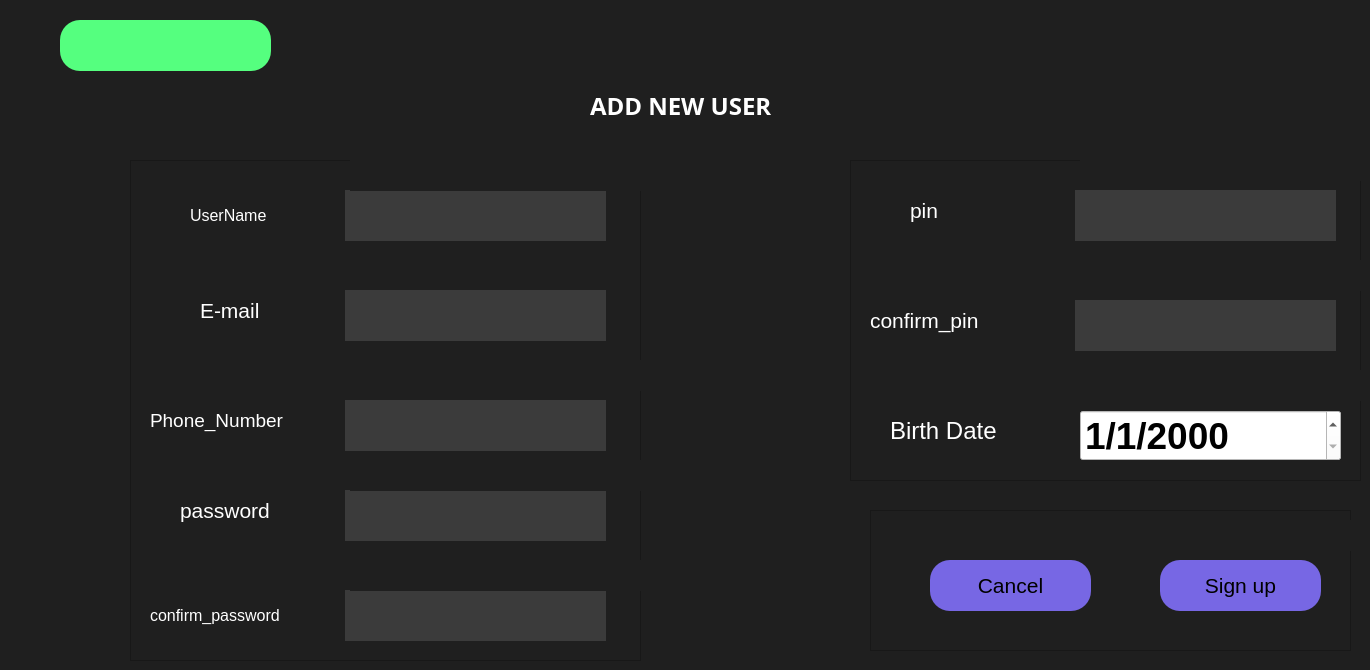
    <widget class="QWidget" name="page_2">
     <property name="styleSheet">
      <string notr="true">background-color: rgb(31, 31, 31);</string>
     </property>
     <widget class="QFrame" name="frame_4">
      <property name="geometry">
       <rect>
        <x>130</x>
        <y>160</y>
        <width>511</width>
        <height>501</height>
       </rect>
      </property>
      <property name="autoFillBackground">
       <bool>false</bool>
      </property>
      <property name="styleSheet">
       <string notr="true"/>
      </property>
      <property name="frameShape">
       <enum>QFrame::StyledPanel</enum>
      </property>
      <property name="frameShadow">
       <enum>QFrame::Raised</enum>
      </property>
      <widget class="QLineEdit" name="lineEdit_UserName_5">
       <property name="geometry">
        <rect>
         <x>210</x>
         <y>30</y>
         <width>271</width>
         <height>51</height>
        </rect>
       </property>
       <property name="font">
        <font>
         <family>Arial</family>
         <pointsize>18</pointsize>
         <bold>true</bold>
        </font>
       </property>
       <property name="styleSheet">
        <string notr="true">QLineEdit{
	border-color: rgb(255, 85, 255);
	background-color: rgb(59, 59, 59);
	border-radius:20px;
	margin:100px 5px ;
	color: rgb(255, 255, 255);
}</string>
       </property>
      </widget>
      <widget class="QLineEdit" name="lineEdit_Email_5">
       <property name="geometry">
        <rect>
         <x>210</x>
         <y>130</y>
         <width>271</width>
         <height>51</height>
        </rect>
       </property>
       <property name="font">
        <font>
         <family>Arial</family>
         <pointsize>13</pointsize>
         <bold>true</bold>
        </font>
       </property>
       <property name="styleSheet">
        <string notr="true">QLineEdit{
	border-color: rgb(255, 85, 255);
	background-color: rgb(59, 59, 59);
	border-radius:50px;
	margin:100px 5px ;
	color: rgb(255, 255, 255);
}</string>
       </property>
      </widget>
      <widget class="QLineEdit" name="lineEdit_Phone_5">
       <property name="geometry">
        <rect>
         <x>210</x>
         <y>240</y>
         <width>271</width>
         <height>51</height>
        </rect>
       </property>
       <property name="font">
        <font>
         <family>Arial</family>
         <pointsize>18</pointsize>
         <bold>true</bold>
        </font>
       </property>
       <property name="styleSheet">
        <string notr="true">QLineEdit{
	border-color: rgb(255, 85, 255);
	background-color: rgb(59, 59, 59);
	border-radius:50px;
	margin:100px 5px ;
	color: rgb(255, 255, 255);
}</string>
       </property>
      </widget>
      <widget class="QLineEdit" name="lineEdit_Password_5">
       <property name="geometry">
        <rect>
         <x>210</x>
         <y>330</y>
         <width>271</width>
         <height>51</height>
        </rect>
       </property>
       <property name="font">
        <font>
         <family>Arial</family>
         <pointsize>18</pointsize>
         <bold>true</bold>
        </font>
       </property>
       <property name="styleSheet">
        <string notr="true">QLineEdit{
	border-color: rgb(255, 85, 255);
	background-color: rgb(59, 59, 59);
	border-radius:50px;
	margin:100px 5px ;
	color: rgb(255, 255, 255);
}</string>
       </property>
       <property name="echoMode">
        <enum>QLineEdit::Password</enum>
       </property>
       <property name="cursorMoveStyle">
        <enum>Qt::VisualMoveStyle</enum>
       </property>
      </widget>
      <widget class="QLineEdit" name="lineEdit_confirmPass_5">
       <property name="geometry">
        <rect>
         <x>210</x>
         <y>430</y>
         <width>271</width>
         <height>51</height>
        </rect>
       </property>
       <property name="font">
        <font>
         <family>Arial</family>
         <pointsize>18</pointsize>
         <bold>true</bold>
        </font>
       </property>
       <property name="styleSheet">
        <string notr="true">QLineEdit{
	border-color: rgb(255, 85, 255);
	background-color: rgb(59, 59, 59);
	border-radius:50px;
	margin:100px 5px ;
	color: rgb(255, 255, 255);
}</string>
       </property>
       <property name="echoMode">
        <enum>QLineEdit::Password</enum>
       </property>
      </widget>
      <widget class="QLabel" name="label_26">
       <property name="geometry">
        <rect>
         <x>60</x>
         <y>30</y>
         <width>111</width>
         <height>51</height>
        </rect>
       </property>
       <property name="font">
        <font>
         <family>Arial</family>
         <pointsize>12</pointsize>
        </font>
       </property>
       <property name="styleSheet">
        <string notr="true">color: rgb(255, 255, 255);</string>
       </property>
       <property name="text">
        <string>UserName</string>
       </property>
      </widget>
      <widget class="QLabel" name="label_27">
       <property name="geometry">
        <rect>
         <x>70</x>
         <y>130</y>
         <width>111</width>
         <height>41</height>
        </rect>
       </property>
       <property name="font">
        <font>
         <pointsize>16</pointsize>
        </font>
       </property>
       <property name="styleSheet">
        <string notr="true">color: rgb(255, 255, 255);</string>
       </property>
       <property name="text">
        <string>E-mail</string>
       </property>
      </widget>
      <widget class="QLabel" name="label_28">
       <property name="geometry">
        <rect>
         <x>20</x>
         <y>240</y>
         <width>171</width>
         <height>41</height>
        </rect>
       </property>
       <property name="font">
        <font>
         <pointsize>14</pointsize>
        </font>
       </property>
       <property name="styleSheet">
        <string notr="true">color: rgb(255, 255, 255);</string>
       </property>
       <property name="text">
        <string>Phone_Number</string>
       </property>
      </widget>
      <widget class="QLabel" name="label_29">
       <property name="geometry">
        <rect>
         <x>50</x>
         <y>330</y>
         <width>131</width>
         <height>41</height>
        </rect>
       </property>
       <property name="font">
        <font>
         <pointsize>16</pointsize>
        </font>
       </property>
       <property name="styleSheet">
        <string notr="true">color: rgb(255, 255, 255);</string>
       </property>
       <property name="text">
        <string>password</string>
       </property>
      </widget>
      <widget class="QLabel" name="label_30">
       <property name="geometry">
        <rect>
         <x>20</x>
         <y>430</y>
         <width>161</width>
         <height>51</height>
        </rect>
       </property>
       <property name="font">
        <font>
         <pointsize>12</pointsize>
        </font>
       </property>
       <property name="styleSheet">
        <string notr="true">color: rgb(255, 255, 255);</string>
       </property>
       <property name="text">
        <string>confirm_password</string>
       </property>
      </widget>
      <widget class="QLabel" name="label_UserNameError_5">
       <property name="geometry">
        <rect>
         <x>220</x>
         <y>0</y>
         <width>301</width>
         <height>31</height>
        </rect>
       </property>
       <property name="styleSheet">
        <string notr="true">color: rgb(255, 0, 0);</string>
       </property>
       <property name="text">
        <string/>
       </property>
      </widget>
      <widget class="QLabel" name="label_PhoneNumberError_5">
       <property name="geometry">
        <rect>
         <x>220</x>
         <y>200</y>
         <width>301</width>
         <height>31</height>
        </rect>
       </property>
       <property name="styleSheet">
        <string notr="true">color: rgb(255, 0, 0);</string>
       </property>
       <property name="text">
        <string/>
       </property>
      </widget>
      <widget class="QLabel" name="label_ConfirmPasswordError_5">
       <property name="geometry">
        <rect>
         <x>220</x>
         <y>400</y>
         <width>301</width>
         <height>31</height>
        </rect>
       </property>
       <property name="styleSheet">
        <string notr="true">color: rgb(255, 0, 0);</string>
       </property>
       <property name="text">
        <string/>
       </property>
      </widget>
      <widget class="QLabel" name="label_PasswordError_5">
       <property name="geometry">
        <rect>
         <x>220</x>
         <y>300</y>
         <width>301</width>
         <height>31</height>
        </rect>
       </property>
       <property name="styleSheet">
        <string notr="true">color: rgb(255, 0, 0);</string>
       </property>
       <property name="text">
        <string/>
       </property>
      </widget>
     </widget>
     <widget class="QFrame" name="frame_5">
      <property name="geometry">
       <rect>
        <x>850</x>
        <y>160</y>
        <width>511</width>
        <height>321</height>
       </rect>
      </property>
      <property name="frameShape">
       <enum>QFrame::StyledPanel</enum>
      </property>
      <property name="frameShadow">
       <enum>QFrame::Raised</enum>
      </property>
      <widget class="QLineEdit" name="lineEdit_Pin_2">
       <property name="geometry">
        <rect>
         <x>220</x>
         <y>30</y>
         <width>271</width>
         <height>51</height>
        </rect>
       </property>
       <property name="font">
        <font>
         <family>Arial</family>
         <pointsize>18</pointsize>
         <bold>true</bold>
        </font>
       </property>
       <property name="styleSheet">
        <string notr="true">QLineEdit{
	border-color: rgb(255, 85, 255);
	background-color: rgb(59, 59, 59);
	border-radius:50px;
	margin:100px 5px ;
	color: rgb(255, 255, 255);
}</string>
       </property>
      </widget>
      <widget class="QLineEdit" name="lineEdit_ConfirmPin_2">
       <property name="geometry">
        <rect>
         <x>220</x>
         <y>140</y>
         <width>271</width>
         <height>51</height>
        </rect>
       </property>
       <property name="font">
        <font>
         <family>Arial</family>
         <pointsize>18</pointsize>
         <bold>true</bold>
        </font>
       </property>
       <property name="styleSheet">
        <string notr="true">QLineEdit{
	border-color: rgb(255, 85, 255);
	background-color: rgb(59, 59, 59);
	border-radius:50px;
	margin:100px 5px ;
	color: rgb(255, 255, 255);
}</string>
       </property>
      </widget>
      <widget class="QLabel" name="label_31">
       <property name="geometry">
        <rect>
         <x>60</x>
         <y>30</y>
         <width>71</width>
         <height>41</height>
        </rect>
       </property>
       <property name="font">
        <font>
         <pointsize>16</pointsize>
        </font>
       </property>
       <property name="styleSheet">
        <string notr="true">color: rgb(255, 255, 255);</string>
       </property>
       <property name="text">
        <string>pin</string>
       </property>
      </widget>
      <widget class="QLabel" name="label_32">
       <property name="geometry">
        <rect>
         <x>20</x>
         <y>140</y>
         <width>181</width>
         <height>41</height>
        </rect>
       </property>
       <property name="font">
        <font>
         <pointsize>16</pointsize>
        </font>
       </property>
       <property name="styleSheet">
        <string notr="true">color: rgb(255, 255, 255);</string>
       </property>
       <property name="text">
        <string>confirm_pin</string>
       </property>
      </widget>
      <widget class="QLabel" name="label_33">
       <property name="geometry">
        <rect>
         <x>40</x>
         <y>250</y>
         <width>161</width>
         <height>41</height>
        </rect>
       </property>
       <property name="font">
        <font>
         <pointsize>18</pointsize>
        </font>
       </property>
       <property name="styleSheet">
        <string notr="true">color: rgb(255, 255, 255);</string>
       </property>
       <property name="text">
        <string>Birth Date</string>
       </property>
      </widget>
      <widget class="QLabel" name="label_ConfirmPinError_2">
       <property name="geometry">
        <rect>
         <x>230</x>
         <y>100</y>
         <width>301</width>
         <height>31</height>
        </rect>
       </property>
       <property name="styleSheet">
        <string notr="true">color: rgb(255, 0, 0);</string>
       </property>
       <property name="text">
        <string/>
       </property>
      </widget>
      <widget class="QLabel" name="label_DateError_2">
       <property name="geometry">
        <rect>
         <x>230</x>
         <y>210</y>
         <width>301</width>
         <height>31</height>
        </rect>
       </property>
       <property name="styleSheet">
        <string notr="true">color: rgb(255, 0, 0);</string>
       </property>
       <property name="text">
        <string/>
       </property>
      </widget>
      <widget class="QDateEdit" name="dateEdit_2">
       <property name="geometry">
        <rect>
         <x>230</x>
         <y>250</y>
         <width>261</width>
         <height>51</height>
        </rect>
       </property>
       <property name="font">
        <font>
         <pointsize>28</pointsize>
         <bold>true</bold>
        </font>
       </property>
       <property name="styleSheet">
        <string notr="true">background-color: rgb(255, 255, 255);
</string>
       </property>
       <property name="maximumDateTime">
        <datetime>
         <hour>23</hour>
         <minute>59</minute>
         <second>59</second>
         <year>2010</year>
         <month>12</month>
         <day>31</day>
        </datetime>
       </property>
       <property name="minimumDateTime">
        <datetime>
         <hour>0</hour>
         <minute>0</minute>
         <second>0</second>
         <year>1899</year>
         <month>12</month>
         <day>22</day>
        </datetime>
       </property>
       <property name="displayFormat">
        <string>d/M/yyyy</string>
       </property>
      </widget>
      <widget class="QLabel" name="label_PinError_2">
       <property name="geometry">
        <rect>
         <x>230</x>
         <y>-10</y>
         <width>301</width>
         <height>31</height>
        </rect>
       </property>
       <property name="styleSheet">
        <string notr="true">color: rgb(255, 0, 0);</string>
       </property>
       <property name="text">
        <string/>
       </property>
      </widget>
     </widget>
     <widget class="QFrame" name="frame_6">
      <property name="geometry">
       <rect>
        <x>870</x>
        <y>510</y>
        <width>481</width>
        <height>141</height>
       </rect>
      </property>
      <property name="frameShape">
       <enum>QFrame::StyledPanel</enum>
      </property>
      <property name="frameShadow">
       <enum>QFrame::Raised</enum>
      </property>
      <widget class="QPushButton" name="pushButton_SignUP_2">
       <property name="geometry">
        <rect>
         <x>290</x>
         <y>50</y>
         <width>161</width>
         <height>51</height>
        </rect>
       </property>
       <property name="font">
        <font>
         <pointsize>16</pointsize>
        </font>
       </property>
       <property name="styleSheet">
        <string notr="true">QPushButton:hover{
	background-color: rgb(255, 0, 255);
}
QPushButton{
background-color: rgb(119, 103, 228);
border-radius:20px;
}</string>
       </property>
       <property name="text">
        <string>Sign up</string>
       </property>
      </widget>
      <widget class="QLabel" name="label_EmptyDataError_2">
       <property name="geometry">
        <rect>
         <x>210</x>
         <y>10</y>
         <width>301</width>
         <height>31</height>
        </rect>
       </property>
       <property name="styleSheet">
        <string notr="true">color: rgb(255, 0, 0);</string>
       </property>
       <property name="text">
        <string/>
       </property>
      </widget>
      <widget class="QPushButton" name="pushButton_SignUP_3">
       <property name="geometry">
        <rect>
         <x>60</x>
         <y>50</y>
         <width>161</width>
         <height>51</height>
        </rect>
       </property>
       <property name="font">
        <font>
         <pointsize>16</pointsize>
        </font>
       </property>
       <property name="styleSheet">
        <string notr="true">QPushButton:hover{
	background-color: rgb(255, 0, 255);
}
QPushButton{
background-color: rgb(119, 103, 228);
border-radius:20px;
}</string>
       </property>
       <property name="text">
        <string>Cancel</string>
       </property>
      </widget>
     </widget>
     <widget class="QLabel" name="label_34">
      <property name="geometry">
       <rect>
        <x>590</x>
        <y>80</y>
        <width>281</width>
        <height>51</height>
       </rect>
      </property>
      <property name="font">
       <font>
        <family>Arial Black</family>
        <pointsize>18</pointsize>
        <bold>true</bold>
       </font>
      </property>
      <property name="styleSheet">
       <string notr="true">color: rgb(255, 255, 255);</string>
      </property>
      <property name="text">
       <string>ADD NEW USER</string>
      </property>
     </widget>
     <widget class="QLabel" name="label_35">
      <property name="geometry">
       <rect>
        <x>60</x>
        <y>20</y>
        <width>211</width>
        <height>51</height>
       </rect>
      </property>
      <property name="styleSheet">
       <string notr="true">border-radius:20px;
background-color: rgb(85, 255, 127);
background-image: url(:/new/prefix1/firstPage.png);
</string>
      </property>
      <property name="text">
       <string/>
      </property>
      <property name="pixmap">
       <pixmap resource="assets.qrc">:/new/prefix1/firstPage.png</pixmap>
      </property>
      <property name="scaledContents">
       <bool>true</bool>
      </property>
     </widget>
    </widget>
